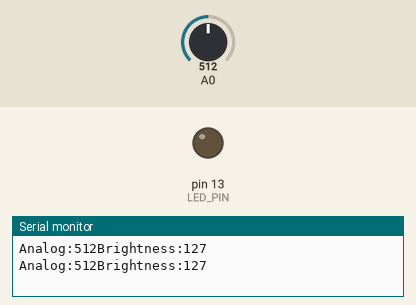
A sketch run on a simulated Arduino Uno, built with avr-gcc and run on an emulated ATmega328P. On the bench: output pins drawn as LEDs (lit = HIGH), the last lines printed to the serial monitor. The test bench sets the inputs (shaded band); at power-on: A0 = 512.

Above: at 1.8 s.
1.9 s: A0 set to 525
At 2.5 s:
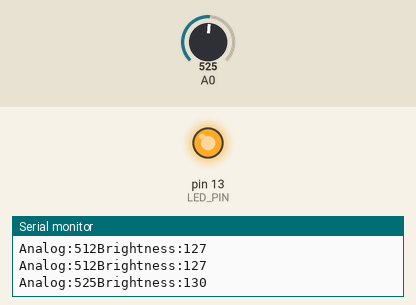
3.5 s: A0 set to 511
At 5.2 s:
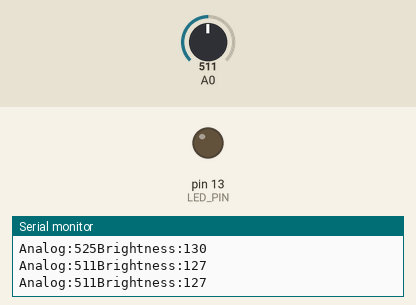
5.5 s: A0 set to 716
At 6.8 s:
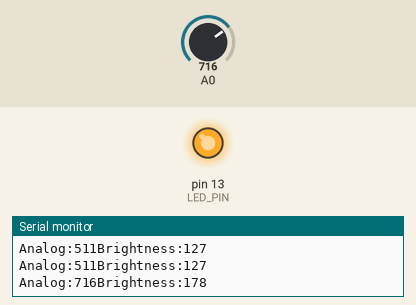
Timing chart, 0 to 8.5 s (numbered marks = the images above; inputs shaded):
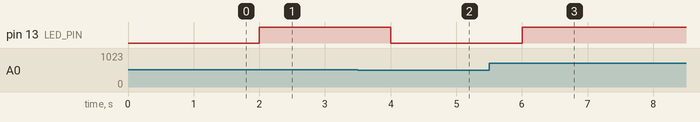

Measured:
- the behaviour switches between 513 and 514 on A0 (found by bisection; images 0 and 1)
- after the input at 1.9 s, pin 13 (LED_PIN): LOW → HIGH after 0.10 s
- after the input at 3.5 s, pin 13 (LED_PIN): HIGH → LOW after 0.50 s
- after the input at 5.5 s, pin 13 (LED_PIN): LOW → HIGH after 0.50 s

The sketch:

03-2-Potentiometer_-_LED_Brightness_Control.ino
```cpp
int LED_PIN =13;
int analogValue = 0;
int brightness = 0;
void setup() {
  Serial.begin(9600);
  pinMode(LED_PIN, OUTPUT);
}
void loop() {
  analogValue = analogRead(A0);
  brightness = map(analogValue,0,1023,0,255);
  analogWrite(LED_PIN, brightness);
  Serial.print("Analog:");
  Serial.print(analogValue);
  Serial.print("Brightness:");
  Serial.println(brightness);
  delay(1000);
}
```
